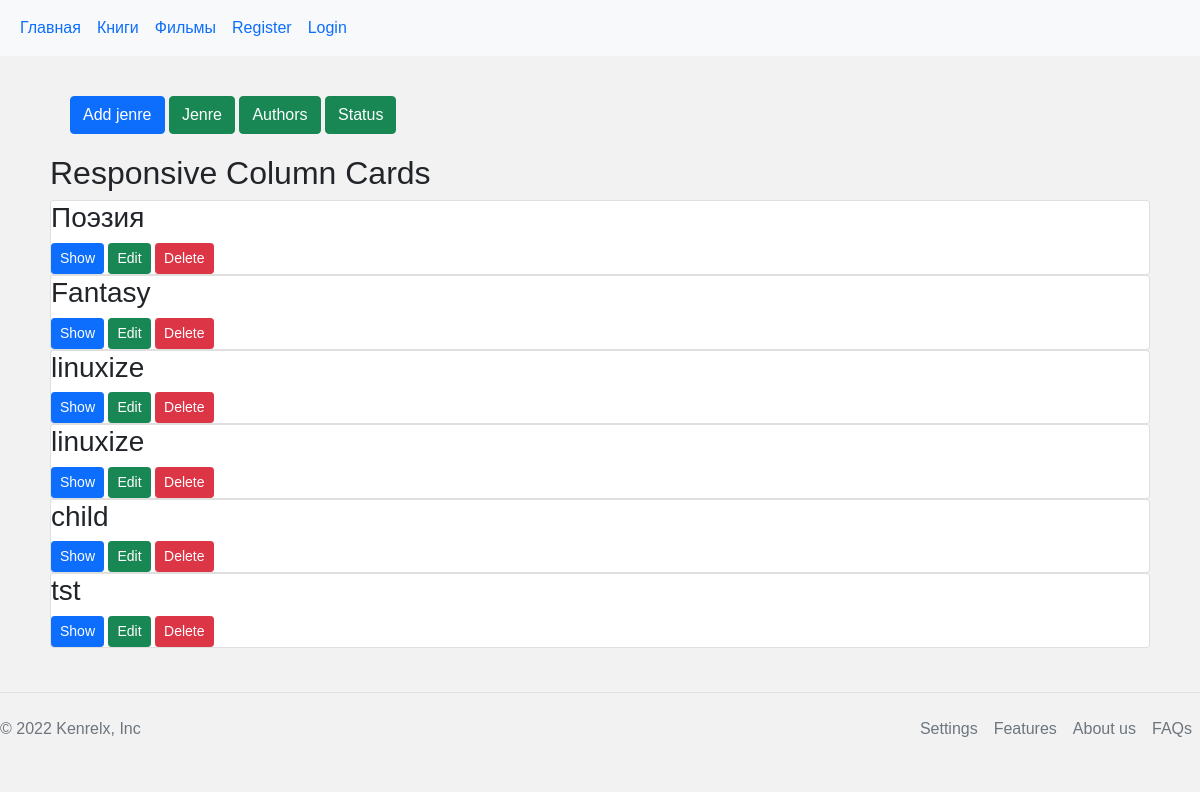
/jenre, run on an earlier commit of the app's database.
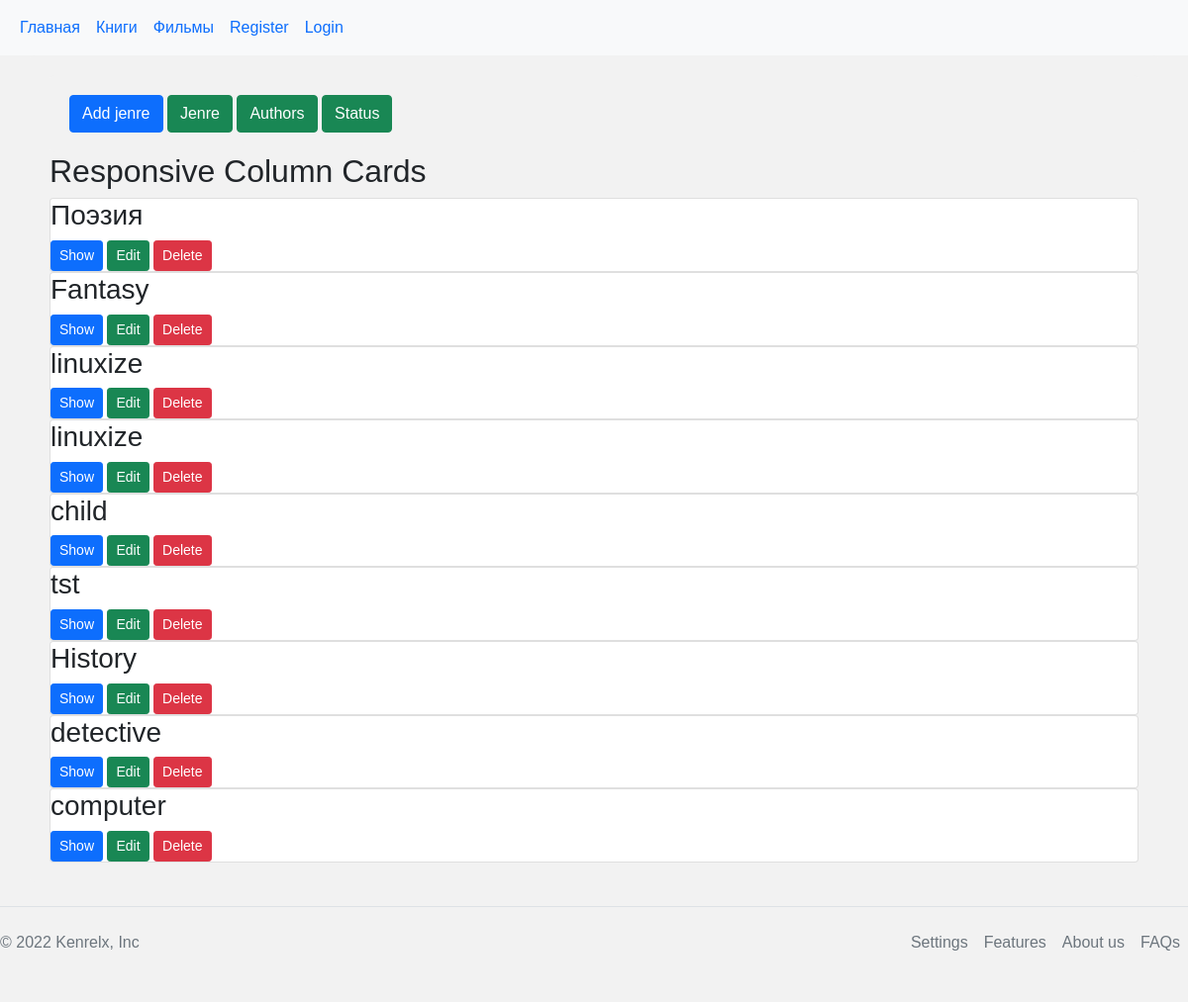
And on a later commit of the database.
### tables this page shows
CREATE TABLE jenre (
    id INTEGER PRIMARY KEY AUTOINCREMENT,
    name TEXT NOT NULL
);

### library/book.py (the view)
@bp.route('/jenre') # Функция страницы жанры
def jenre():
    db = get_db()
    jenres = db.execute(
        'SELECT * '
        ' FROM jenre'
    ).fetchall()
    print(jenres)
    return render_template('book/jenre.html', jenres=jenres, title = 'Jenres',menus=menus)

### library/auth.py (called while the page is built)
@bp.before_app_request
def load_logged_in_user():
    user_id = session.get('user_id')
    if user_id is None:
        g.user = None
    else:
        g.user = get_db().execute(
            'SELECT * FROM users WHERE id = ?', (user_id,)
        ).fetchone()

### library/db.py (called while the page is built)
def get_db():
    if 'db' not in g:
        g.db = sqlite3.connect(
            current_app.config['DATABASE'],
            detect_types=sqlite3.PARSE_DECLTYPES
        )
        g.db.row_factory = sqlite3.Row
    return g.db

### library/templates/book/jenre.html (shortened to what this page needs)
{% extends 'base.html' %}
{% block style %} <link rel="stylesheet" href="/static/css/add_book.css"> {% endblock %}
{% block content %}
<div class="container">
    <div class="container" >
        <a href="/add_jenre"> <button  type="button" class="btn btn-primary">Add jenre</button></a>
        <a href="/jenre"> <button type="button" class="btn btn-primary btn-success" >Jenre</button></a>
        <a href="/authors"> <button type="button" class="btn btn-primary btn-success ">Authors</button></a>
        <a href="/status"> <button type="button" class="btn btn-primary btn-success ">Status</button></a>
</div>
<h2>Responsive Column Cards</h2>
<div class="row">
  <div class="column">
    {% for jenre in jenres %}
    <div class="card">
      <h3>{{ jenre['name'] }}</h3>
      <div>
      <a class="btn btn-primary btn-sm btn-books "  href="#" role="button">Show</a>
      <a class="   btn btn-primary btn-sm btn-success btn-books "   href="#" role="button">Edit</a>
      <a class="  btn btn-primary btn-sm btn-danger btn-books "  href="#" role="button">Delete</a>
      </div>
    </div>
    {%  endfor %}
  </div>
</div>
</div>
{% endblock %}

What changed in the data, as far as the page shows it:
added jenre: name "History"
added jenre: name "detective"
added jenre: name "computer"
